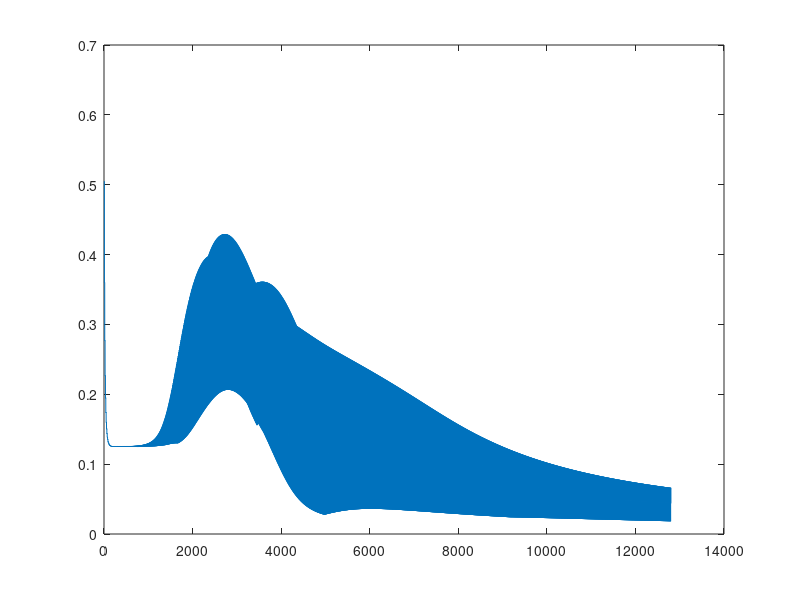

The MATLAB script that drew this image:
clear, clc
%sigmoid

X=[[1 0 0 0 0 0 0 0]
    [0 1 0 0 0 0 0 0]
    [0 0 1 0 0 0 0 0]
    [0 0 0 1 0 0 0 0]
    [0 0 0 0 1 0 0 0]
    [0 0 0 0 0 1 0 0]
    [0 0 0 0 0 0 1 0]
    [0 0 0 0 0 0 0 1]];

Y = X;
output = X;

%h_Wb=f(W'.*X);
[n_nodes_in, n_samples] = size(X);

% Number of nodes in each layer
nodes_in_1 = 8;
nodes_hid_2 = 3;
nodes_out_3 = 8;

alpha = 0.9;
lambda = 0.0001;

W_1 = normrnd(0, 0.01, nodes_hid_2, nodes_in_1);
b_1 = normrnd(0, 0.01, nodes_hid_2, 1);

W_2 = normrnd(0, 0.01, nodes_out_3, nodes_hid_2);
b_2 = normrnd(0, 0.01, nodes_out_3, 1);

D_W_1 = zeros(nodes_hid_2, nodes_in_1);
D_b_1 = zeros(nodes_hid_2, 1);

D_W_2 = zeros(nodes_out_3, nodes_hid_2);
D_b_2 = zeros(nodes_out_3, 1);

c = 0;
delta_3 = 1;

tic;

while max(abs(delta_3)) > 0.05
    D_W_1 = zeros(nodes_hid_2, nodes_in_1);
    D_b_1 = zeros(nodes_hid_2, 1);

    D_W_2 = zeros(nodes_out_3, nodes_hid_2);
    D_b_2 = zeros(nodes_out_3, 1);
    output = X;
    for sample = 1:n_samples
        c = c + 1;
% Perform the backpropagation algorithm
    % Perform a feedfoward pass
        % The activation function of the first layer is the inputs
        a_1 = X(:, sample);
        
        z_2 = W_1 * a_1 + b_1;
        a_2 = 1 ./ (1+exp(-(z_2)));
        
        z_3 = W_2 * a_2 + b_2;
        a_3 = 1 ./ (1+exp(-(z_3)));
        
        output(:, sample) = a_3;
    % Error of the last layer
        delta_3 = -(Y(:, sample) - a_3);

    % Error of layer 2 (hidden layer)
        delta_2 = (W_2' * delta_3) .* (a_2 .* (1  - a_2));
        
    % Calculate the partial derivatives
        J_W_1 = delta_2 * a_1';
        J_b_1 = delta_2;
        
        J_W_2 = delta_3 * a_2';
        J_b_2 = delta_3;
        
% Update the weights and bias matrix
        D_W_1 = D_W_1 + J_W_1;
        D_b_1 = D_b_1 + J_b_1;
        
        D_W_2 = D_W_2 + J_W_2;
        D_b_2 = D_b_2 + J_b_2;

        errors(c) = max(delta_3);

    end
% Update the parameters
    W_1 = W_1 - alpha * ((D_W_1 / n_samples) + lambda * W_1);
    b_1 = b_1 - alpha * ((D_b_1 / n_samples));

    W_2 = W_2 - alpha * ((D_W_2 / n_samples) + lambda * W_2);
    b_2 = b_2 - alpha * ((D_b_2 / n_samples));
end

time = toc

plot(errors);
